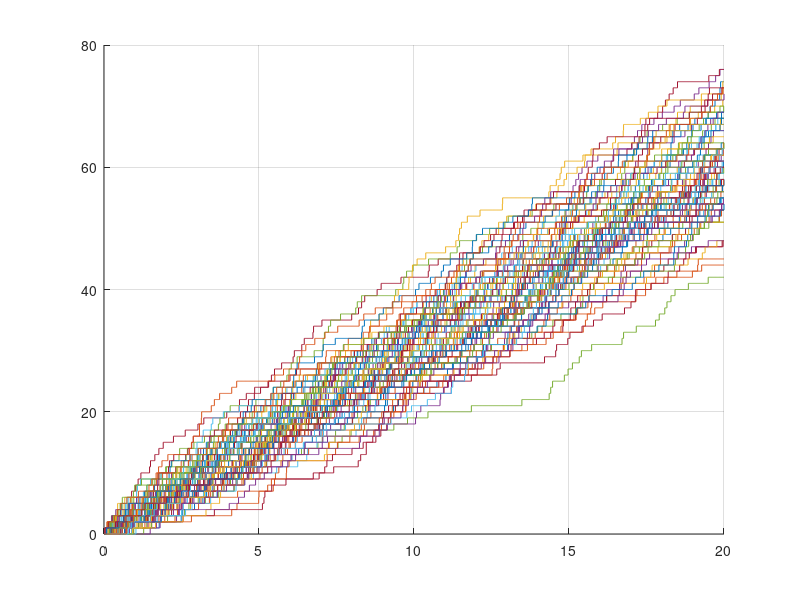

Recreate this plot in MATLAB.
clear all; clc; close all;
pkg load statistics;

N = 10000;
dt = 0.01; t = 0 : dt : 20; % vetor dos tempos
Nt = length(t);

lambda = 3.0; % eventos/s
X = zeros(N, Nt);

for i = 1 : N
    T = 0;
    while T < t(end)
        delta = rande() / lambda;
        T += delta;
        X(i,:) += t > T;
    end
end

figure; hold on; grid on;
for i =1 : 100
    stairs(t,X(i,:))
end